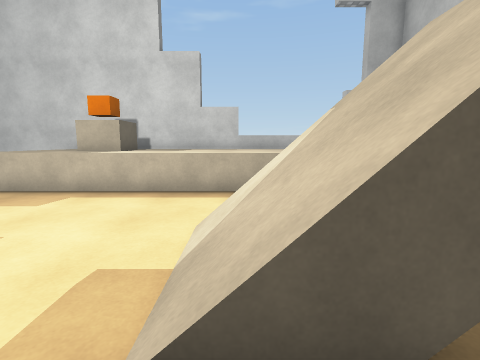
view 1 (above)

12 first-person views from a walk through a Unity game level. The camera is 1.4 m above the floor, tilts 8° down and sees 85° across. The floor is counted in squares, 1 m on a side. Each view is taken from the middle of a square. On the plan, view 1 faces up. The plan holds only what a view shows up to about 13 squares ahead; the rest is blank. The place goes on beyond the plan. The player character is not drawn. Surface patterns are stand-ins for the level's own textures.

view 2
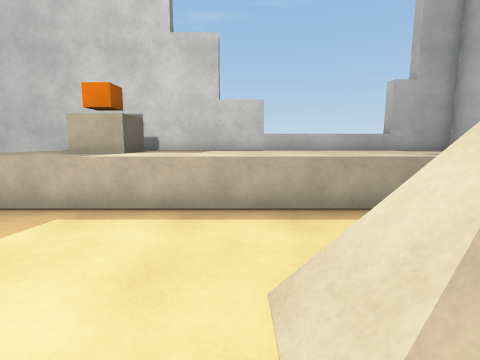

view 3
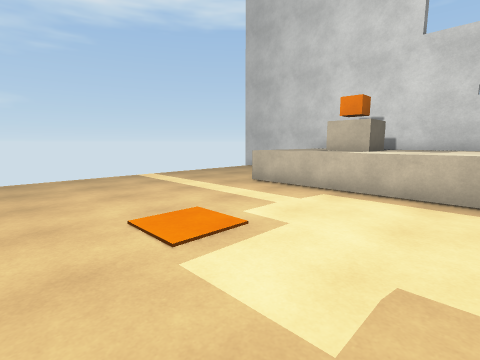

view 4
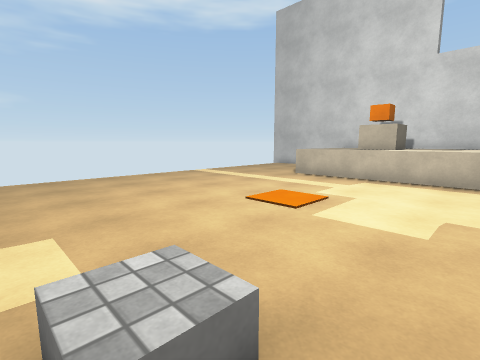

view 5
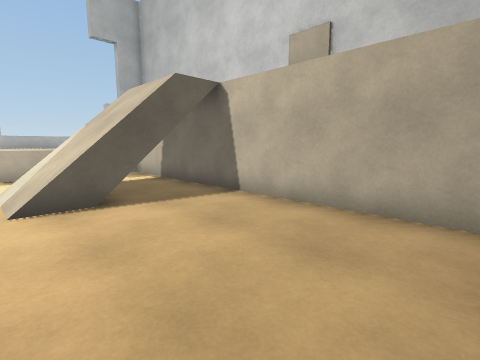

view 6
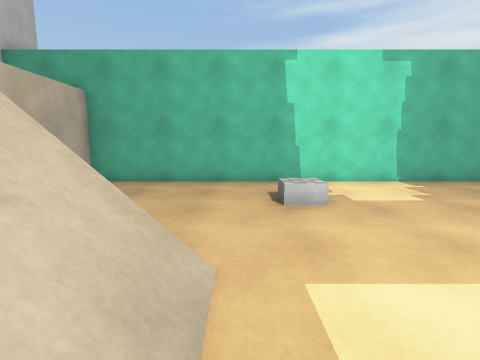

view 7
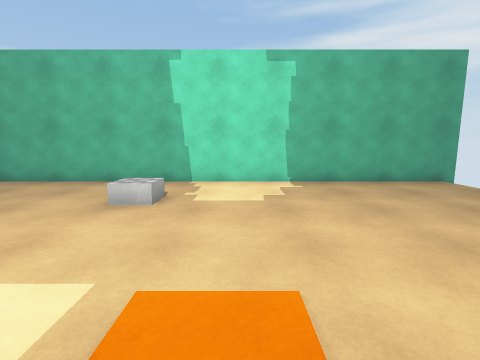

view 8
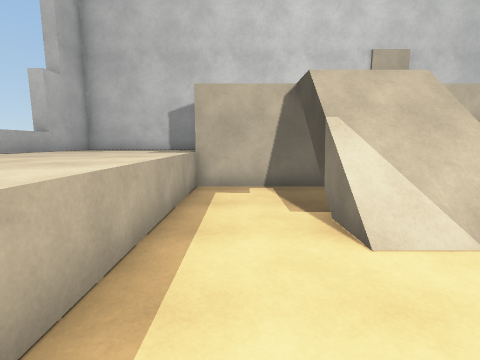

view 9
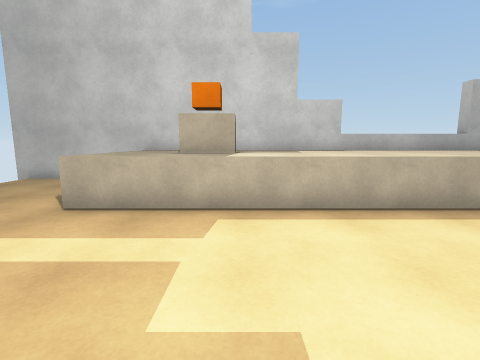

view 10
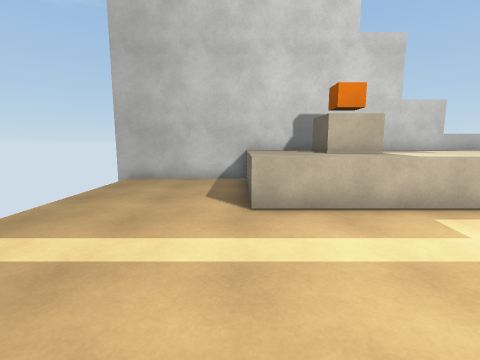

view 11
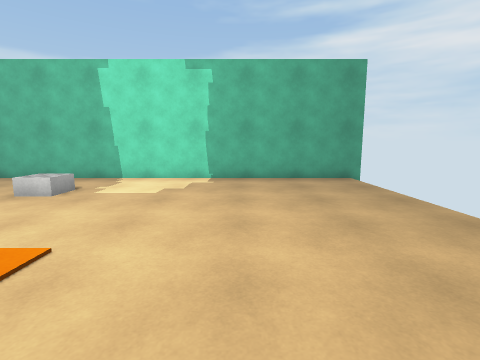

view 12
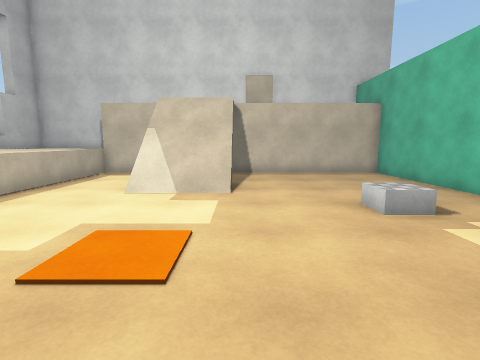

### Floor plan
Key: @ floor where view 1 was taken; # wall or solid block; . floor; / step, stairs or slope; = window, fence, low wall or low ledge; ^ raised ledge; B block; O other object.
Columns run from 13 left of view 1 to 7 right of it. Each row starts with its distance up from view 1.
 12 #####^^^^^^^^^^^^^^^#
 11  ....^^^B^^^^^^^^^^^^
 10  ....^^B B^^^^^^^^^^^
  9  ....^^^B^^^^^^^^^^^^
  8  ....^^^^^^^^^^^^^^^^
  7  .................#
  6  .................#
  5  .................#
  4  ............////.#
  3  ............///..#
  2  ............///=.#
  1  ............=/ ..#
  0  ............@....#
 -1  .................#
 -2  .........O.......#
 -3  .................#
 -4  .................#
 -5  .................#
 -6 ###################

Where each view was taken, in squares from view 1:
view 1: 0 up, 0 right, facing up
view 2: 2 up, 1 left, facing up
view 3: 0 up, 1 left, facing up-left
view 4: 3 down, 1 left, facing up-left
view 5: 5 down, 1 left, facing up-right
view 6: 4 up, 1 left, facing down
view 7: 4 up, 5 left, facing down
view 8: 6 up, 4 left, facing right
view 9: 2 up, 4 left, facing up
view 10: 2 up, 8 left, facing up
view 11: 5 up, 8 left, facing down
view 12: 1 up, 8 left, facing right
